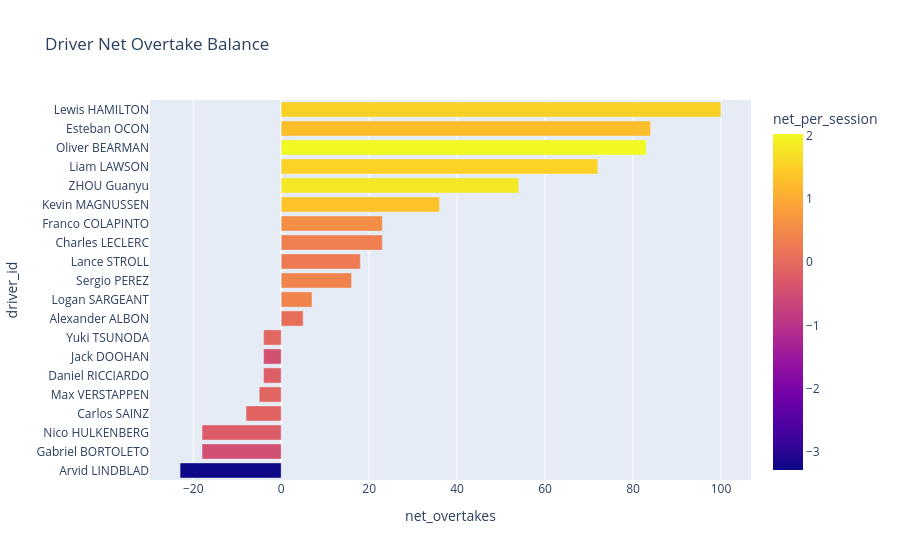

The notebook cell this image was saved under:
### Code cell
fig = px.bar(
    driver_summary.head(20).sort_values("net_overtakes"),
    x="net_overtakes",
    y="driver_id",
    orientation="h",
    color="net_per_session",
    title="Driver Net Overtake Balance",
)
save_fig(fig, "driver_net_overtakes")

### Figure 1 — Plotly figure (JSON) as saved in the notebook; plotly's stock layout.template omitted (floating-point values rounded to 4 significant figures)
{"data": [{"hovertemplate": "net_overtakes=%{x}<br>driver_id=%{y}<br>net_per_session=%{marker.color}<extra></extra>", "legendgroup": "", "marker": {"color": [-3.286, -0.4737, -0.2647, -0.1231, -0.08065, -0.1905, -0.4444, -0.06667, 0.07463, 0.4118, 0.4211, 0.2687, 0.3485, 0.561, 1.333, 1.8, 1.532, 2.024, 1.273, 1.515], "coloraxis": "coloraxis", "pattern": {"shape": ""}}, "name": "", "orientation": "h", "showlegend": false, "textposition": "auto", "type": "bar", "x": [-23.0, -18.0, -18.0, -8.0, -5.0, -4.0, -4.0, -4.0, 5.0, 7.0, 16.0, 18.0, 23.0, 23.0, 36.0, 54.0, 72.0, 83.0, 84.0, 100.0], "xaxis": "x", "y": ["Arvid LINDBLAD", "Gabriel BORTOLETO", "Nico HULKENBERG", "Carlos SAINZ", "Max VERSTAPPEN", "Daniel RICCIARDO", "Jack DOOHAN", "Yuki TSUNODA", "Alexander ALBON", "Logan SARGEANT", "Sergio PEREZ", "Lance STROLL", "Charles LECLERC", "Franco COLAPINTO", "Kevin MAGNUSSEN", "ZHOU Guanyu", "Liam LAWSON", "Oliver BEARMAN", "Esteban OCON", "Lewis HAMILTON"], "yaxis": "y"}], "layout": {"barmode": "relative", "coloraxis": {"colorbar": {"title": {"text": "net_per_session"}}, "colorscale": [[0.0, "#0d0887"], [0.1111, "#46039f"], [0.2222, "#7201a8"], [0.3333, "#9c179e"], [0.4444, "#bd3786"], [0.5556, "#d8576b"], [0.6667, "#ed7953"], [0.7778, "#fb9f3a"], [0.8889, "#fdca26"], [1.0, "#f0f921"]]}, "legend": {"tracegroupgap": 0}, "title": {"text": "Driver Net Overtake Balance"}, "xaxis": {"anchor": "y", "domain": [0.0, 1.0], "title": {"text": "net_overtakes"}}, "yaxis": {"anchor": "x", "domain": [0.0, 1.0], "title": {"text": "driver_id"}}}}
